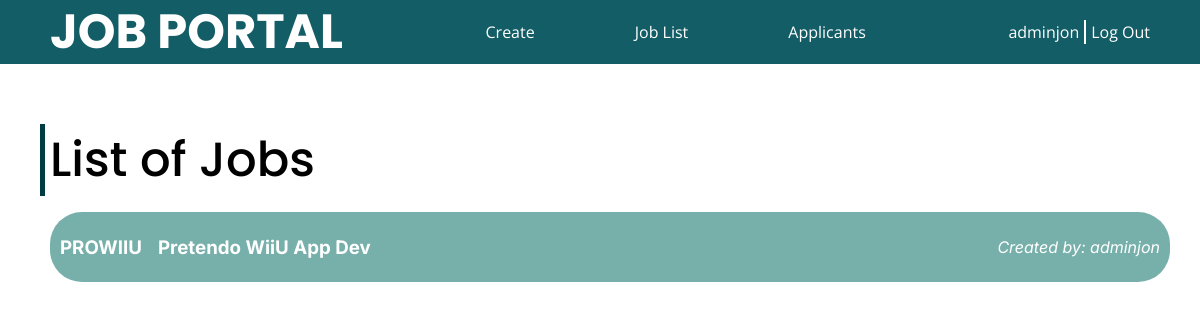
Before: /joblist/ (signed in) with the older database file.
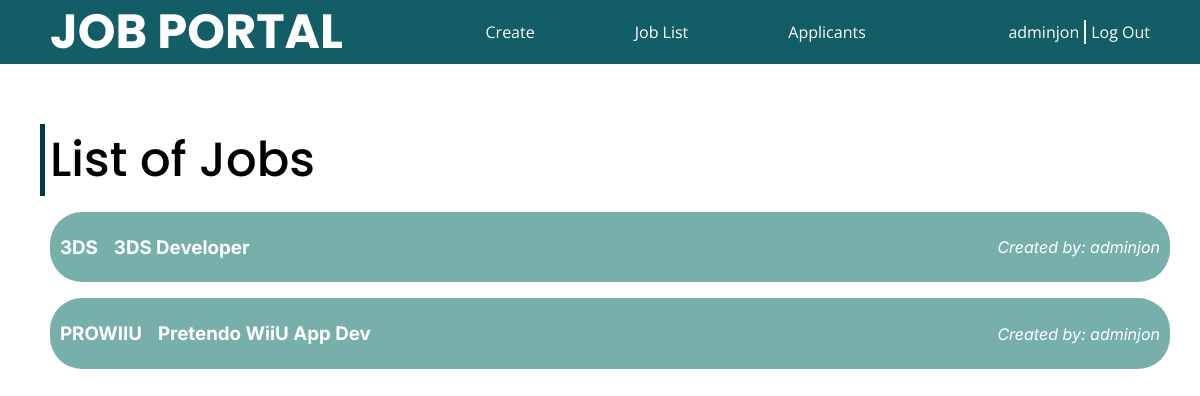
After: the same page with the newer database file.
### jobs/models.py (models this page shows)
class Job(models.Model):
    id = models.CharField(max_length=10, primary_key=True)
    name = models.CharField(max_length=255)
    status = models.BooleanField(default=False)
    xp = models.PositiveIntegerField(default=0)
    des = models.TextField()
    salary = models.PositiveIntegerField(default=0)
    admin = models.CharField(max_length=255)
    company = models.CharField(max_length=255)

### jobs/views.py (the view)
# urls.py: path('joblist/', views.joblist, name='joblist'),
@login_required(login_url='/login/')
def joblist(request):
    user = request.user
    if not isadmin(user.account_type):
        template = loader.get_template('401.html')
        return HttpResponse(template.render(), status=401)
    jobsobjects = Job.objects.filter(company=user.company).order_by('id')
    prameters = {
        'jobs': jobsobjects,
        'username': user.username,
    }
    template = loader.get_template('list_jobs.html')
    return HttpResponse(template.render(prameters, request))

### jobs/views.py (called while the page is built)
def isadmin(type):
    return type

### jobs/templates/list_jobs.html (shortened to what this page needs)
<!DOCTYPE html>
<html>
  <head>
    {% load static %}
    <link rel="stylesheet" href="{% static 'css/root.css' %}" />
    <link rel="stylesheet" href="{% static 'css/admin/list_jobs.css' %}">
  </head>
  <body>
    <nav>
      <h2>JOB PORTAL</h2>
      <ul class="quick-links">
        <li><a href="/jobs/add/">Create</a></li>
        <li><a href="/joblist/">Job List</a></li>
        <li><a href="/jobs/applicants">Applicants</a></li>
      </ul>
      <div class="user">
        <a href="/home/" id="username">{{username}}</a>
        <div class="split"></div>
        <a href="/logout/" id='logout'>Log Out</a>
      </div>
    </nav>
    <div class="container">
      <h2>List of Jobs</h2>
      <div class="list" id="jobs">
        {% for x in jobs%}
        <a href="/jobs/details/{{ x.id }}">
          <div class="job">
            <div class="info">
              <h3 class="jobid">{{ x.id }}</h3>
              <h3 class="jobname">{{ x.name }}</h3>
            </div>
            <p class="status">Created by: {{ x.admin }}</p>
          </div>
        </a>
        {% endfor %}
      </div>
    </div>
  </body>
</html>

Changed rows visible on the page:
added Job: id "3DS", name "3DS Developer", admin "adminjon"
